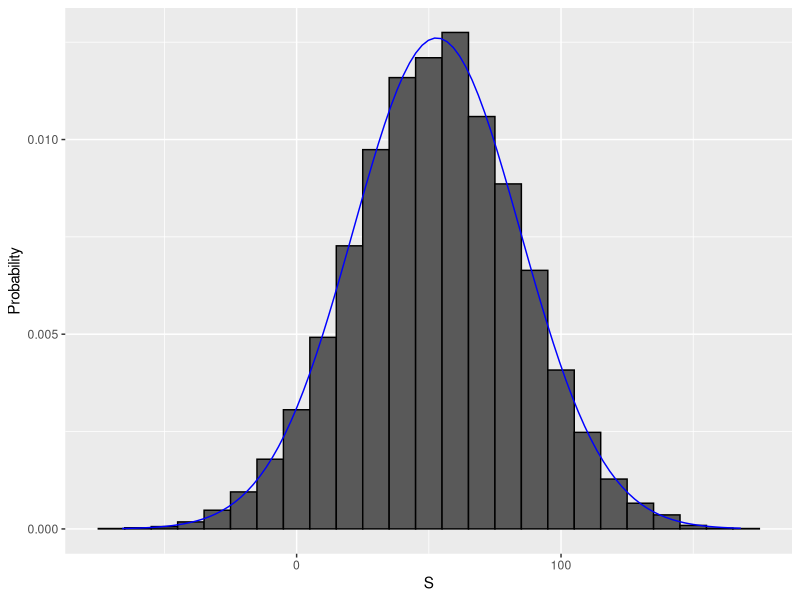

Recreate this plot in R.
library(tidyverse)


# sampling model 1: define urn, then sample
color <- rep(c("Black", "Red", "Green"), c(18, 18, 2)) # define the urn for the sampling model
n <- 1000
X <- sample(ifelse(color == "Red", -1, 1), n, replace = TRUE)
X[1:10]

# sampling model 2: define urn inside sample function by noting probabilities
x <- sample(c(-1, 1), n, replace = TRUE, prob = c(9/19, 10/19))    # 1000 independent draws
S <- sum(x)    # total winnings = sum of draws
S

n <- 1000    # number of roulette players
B <- 10000    # number of Monte Carlo experiments
S <- replicate(B, {
  X <- sample(c(-1,1), n, replace = TRUE, prob = c(9/19, 10/19))    # simulate 1000 spins
  sum(X)    # determine total profit
})

mean(S < 0)    # probability of the casino losing money


s <- seq(min(S), max(S), length = 100)    # sequence of 100 values across range of S
normal_density <- data.frame(s = s, f = dnorm(s, mean(S), sd(S))) # generate normal density for S
data.frame (S = S) %>%    # make data frame of S for histogram
  ggplot(aes(S, ..density..)) +
  geom_histogram(color = "black", binwidth = 10) +
  ylab("Probability") +
  geom_line(data = normal_density, mapping = aes(s, f), color = "blue")